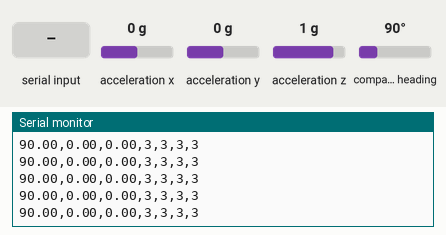
A sketch run on a simulated Arduino Mega 2560, built with avr-gcc and run on an emulated ATmega2560. On the bench: the last lines printed to the serial monitor. The test bench sets the inputs (shaded band); at power-on: acceleration x 0 g, acceleration y 0 g, acceleration z 1 g, compass heading 90°.

Above: at 2.2 s.
2.3 s: "z" received over Serial
At 2.36 s:
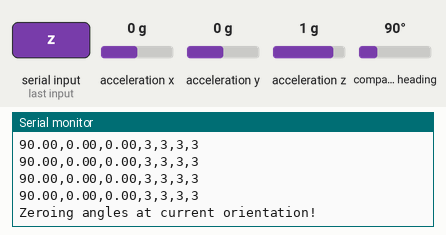
3.8 s: acceleration x set to -1.4 g
At 3.82 s:
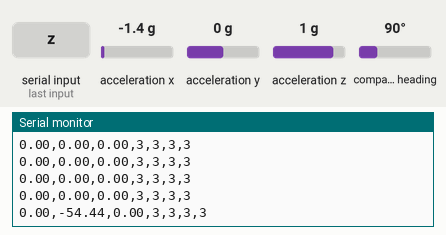
5.3 s: acceleration y set to -1.4 g
At 5.36 s:
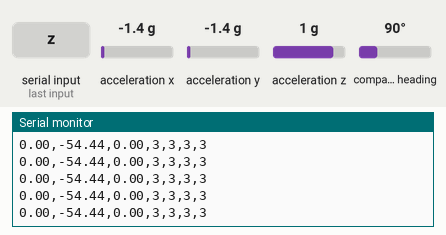
6.8 s: acceleration z set to -1.4 g
At 6.81 s:
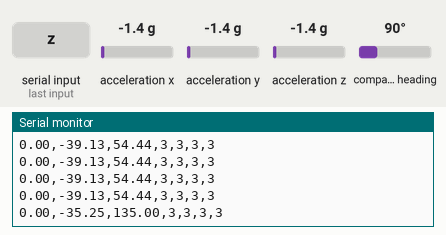
8.3 s: "Z" received over Serial
At 8.58 s:
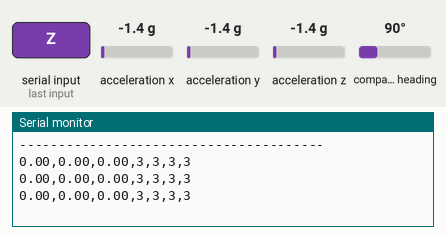
9.8 s: compass heading set to 7°
At 9.82 s:
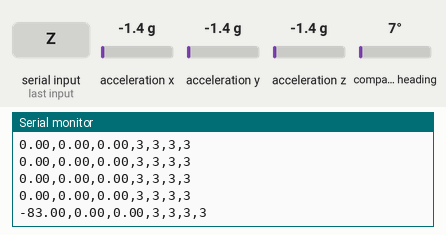
Timing chart, 0 to 12.3 s (numbered marks = the images above; inputs shaded):
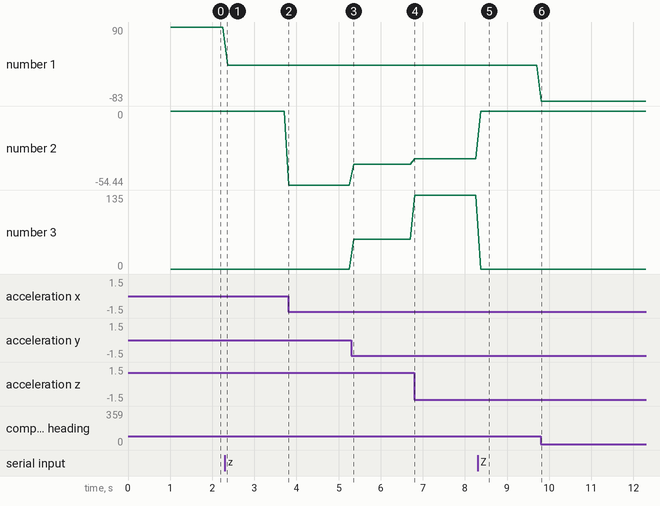

The sketch:

GyroEulerAngles.ino
```cpp
/******************************************************************************
  This sketch demonstrates:
    - Reading Euler angles (heading, roll, pitch) from the Adafruit BNO055
    - "Zeroing" (taring) angles on a Serial keyboard input ('z')
    - Printing the angles + calibration status (sys, gyro, accel, mag)
      in a CSV format suitable for MATLAB or other tools.

  Hardware:
    - BNO055 sensor
    - Arduino Mega 2560 (or other board)
    - I2C connections (SDA -> pin 20, SCL -> pin 21 on Mega)

  Libraries:
    - Adafruit_BNO055
    - Adafruit Unified Sensor
******************************************************************************/

#include <Wire.h>
#include <Adafruit_Sensor.h>
#include <Adafruit_BNO055.h>
#include <utility/imumaths.h>

// Create the BNO object
// If your ADR pin is tied LOW, the I2C address is 0x28.
// If your ADR pin is tied HIGH, the address is 0x29.
Adafruit_BNO055 bno = Adafruit_BNO055(55, 0x28);

// We'll store offsets in these variables to "zero" the sensor
float headingOffset = 0.0;
float rollOffset    = 0.0;
float pitchOffset   = 0.0;

void setup() {
  // Start serial communication
  Serial.begin(115200);
  while (!Serial) {
    // Needed on some boards to wait for the Serial port
  }

  Serial.println("BNO055 Orientation + Calibration Demo");
  Serial.println("--------------------------------------");
  Serial.println("Type 'z' in Serial Monitor to zero (tare) the angles.");
  Serial.println("Output format: heading,roll,pitch,sys,gyro,accel,mag\n");

  // Initialize the BNO055
  if (!bno.begin()) {
    Serial.println("Ooops, no BNO055 detected ... Check your wiring or I2C address!");
    while (1);
  }

  // Optional: Use external crystal for better accuracy
  bno.setExtCrystalUse(true);

  // Wait a moment for the device to be fully started
  delay(1000);

  Serial.println("BNO055 initialized successfully!");
  Serial.println("Move sensor gently in all directions to calibrate.\n");
}

void loop() {
  // Check if there's any data in the Serial buffer
  if (Serial.available() > 0) {
    // Read one character
    char incomingChar = Serial.read();

    // If it's 'z', we set the current orientation as our zero reference
    if (incomingChar == 'z' || incomingChar == 'Z') {
      // Create a sensor event object
      sensors_event_t orientationData;
      bno.getEvent(&orientationData, Adafruit_BNO055::VECTOR_EULER);

      // Store the current orientation as offsets
      headingOffset = orientationData.orientation.x;
      rollOffset    = orientationData.orientation.y;
      pitchOffset   = orientationData.orientation.z;

      Serial.println("Zeroing angles at current orientation!");
      Serial.print("New Offsets -> Heading: ");
      Serial.print(headingOffset);
      Serial.print(", Roll: ");
      Serial.print(rollOffset);
      Serial.print(", Pitch: ");
      Serial.println(pitchOffset);
      Serial.println("---------------------------------------\n");
    }
  }

  // Read orientation from the BNO055
  sensors_event_t orientationData;
  bno.getEvent(&orientationData, Adafruit_BNO055::VECTOR_EULER);

  // Get raw readings (in degrees)
  float rawHeading = orientationData.orientation.x;
  float rawRoll    = orientationData.orientation.y;
  float rawPitch   = orientationData.orientation.z;

  // Apply offsets to "zero" the angles
  float heading = rawHeading - headingOffset;
  float roll    = rawRoll    - rollOffset;
  float pitch   = rawPitch   - pitchOffset;

  // Read the calibration status
  uint8_t sysCal, gyroCal, accelCal, magCal;
  bno.getCalibration(&sysCal, &gyroCal, &accelCal, &magCal);

  // Print the angles + calibration in CSV format:
  // heading,roll,pitch,sys,gyro,accel,mag
  Serial.print(heading);
  Serial.print(",");
  Serial.print(roll);
  Serial.print(",");
  Serial.print(pitch);
  Serial.print(",");
  Serial.print(sysCal);
  Serial.print(",");
  Serial.print(gyroCal);
  Serial.print(",");
  Serial.print(accelCal);
  Serial.print(",");
  Serial.println(magCal);

  // Optional: If you want to only print once the system is fully calibrated:
  // if (sysCal == 3 && gyroCal == 3 && accelCal == 3 && magCal == 3) {
  //   // It's fully calibrated, do something or print a message
  // }

  delay(100);  // Adjust as needed for update rate
}
```

Measured:
- after the input at 2.3 s, the serial monitor: prints a new line after 0.06 s (image 1)
- after the input at 3.8 s, the serial monitor: prints a new line at once (image 2)
- after the input at 6.8 s, the serial monitor: prints a new line at once (image 4)
- after the input at 8.3 s, the serial monitor: prints a new line after 0.06 s (image 5)
- after the input at 9.8 s, the serial monitor: prints a new line at once (image 6)
- plotted number 1: 0 → -83 after the input at 9.8 s
- plotted number 2: 0 → -54.44 after the input at 3.8 s, -54.44 → -39.13 after the input at 5.3 s, -39.13 → -35.25 after the input at 6.8 s
- plotted number 3: 0 → 54.44 after the input at 5.3 s, 54.44 → 135 after the input at 6.8 s
